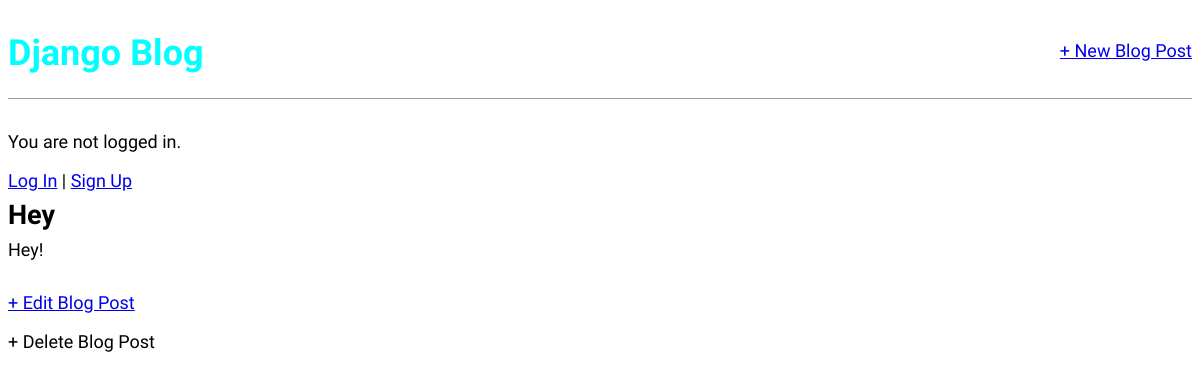
Before: /post/2/ with the older database file.
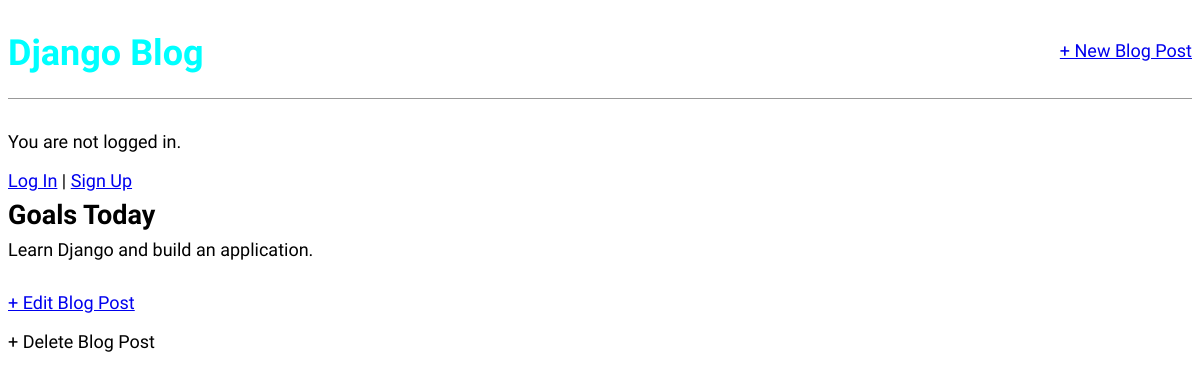
After: the same page with the newer database file.
### blog/models.py (models this page shows, shortened)
class Post(models.Model):
    title = models.CharField(max_length=200)
    author = models.ForeignKey(
        "auth.user",
        on_delete=models.CASCADE,
    )
    body = models.TextField()

### blog/views.py (the view)
# urls.py: path("post/<int:pk>/", BlogDetailView.as_view(), name="post_detail"),
class BlogDetailView(DetailView):
    model = Post
    template_name = "post_detail.html"

### templates/post_detail.html
{% extends "base.html" %} {% block content %}
<div class="post-entry">
  <h2>{{ post.title }}</h2>
  <p>{{ post.body }}</p>
</div>
<p><a href="{% url 'post_edit' post.pk %}">+ Edit Blog Post</a></p>
<p><a href="{% url 'post_delete' post.pk %}"></a>+ Delete Blog Post</p>
{% endblock content %}

Changed rows visible on the page:
changed Post: title "Hey" → "Goals Today"; body "Hey!" → "Learn Django and build an application."
